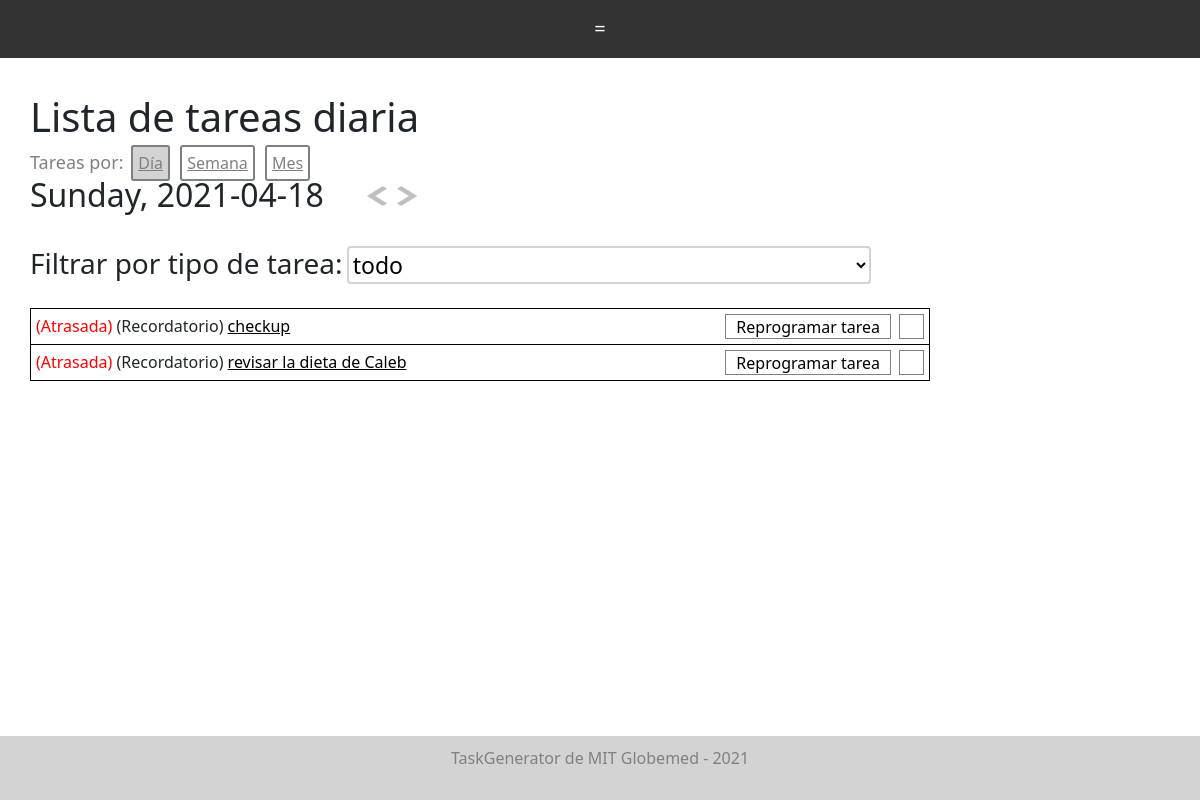
/daily_tasks (signed in), run on the app's committed database.
### models.py (models this page shows)
class Task(Base):
    __tablename__ = "tasks"
    id = Column(Integer, primary_key=True)
    task_type = Column(String, default="Generic")
    creator_id = Column(Integer)
    created_datetime = Column(DateTime)
    created_datestring = Column(String)
    due_datetime = Column(DateTime)
    due_datestring = Column(String)
    birthdate = Column(String)
    name = Column(String)
    dni = Column(String)
    description = Column(String)
    completed = Column(Boolean) # completed or not
    fields = Column(PickleType) # dictionary of strings to strings
    reminders = Column(PickleType) # list of datetimes
    reminder_datestrings = Column(PickleType) # list of datetimes
    color = Column(String)
    items_of_use = Column(PickleType) # list of Inventory Item IDs

### app.py (the view)
@app.route('/daily_tasks')
@check_login_wrapper
def daily_tasks_():
    date = datetime.now().strftime("%Y-%m-%d")
    return render_template("daily_tasks.html", tasks=get_tasks_day(date), col_strings = ["Due Date"], col_vars = ["due_datestring"], task_types=get_task_types(), datestring=date,
        weekday = datetime.strptime(date, "%Y-%m-%d").strftime("%A"), overdue_tasks = get_overdue_tasks(date))

### app.py (called while the page is built)
def check_login_wrapper(func):
    @wraps(func)
    def inner(*args, **kwargs):
        if "language" not in login_session:
            login_session['language'] = 'Spanish'
            UNITS = ["dia", "semana", "mes"]
            WEEKDAYS = ["Lunes", "Martes", "Miercoles", "Jueves", "Viernes", "Sabados", "Domingo"]
        if "username" not in login_session:
            flash("Please login to see that page." if login_session["language"] == "English" else "Inicie sesión para ver esa página")
            return redirect(url_for('login'))
        if "language" not in login_session:
            login_session["language"] = "Spanish"
        return func(*args, **kwargs)
    return inner

### database.py (called while the page is built)
def get_task_types():
    return session.query(TaskType).all()

def get_tasks():
    return session.query(Task).all()

def get_overdue_tasks(datestring):
    date = datetime.strptime(datestring, "%Y-%m-%d")
    tasks = []
    for task in get_tasks():
        if task.due_datetime < date and not task.completed:
            tasks.append(task)
    return tasks

def get_tasks_day(date):
    tasks = []
    for task in get_tasks():
        print("task due", task.due_datestring, task.reminder_datestrings, date)
        if task.due_datestring == date or date in task.reminder_datestrings:
            tasks.append(task)
    return tasks

### templates/daily_tasks.html (shortened to what this page needs)
{% extends "layout.html" %}
{% block body %}
<h1>{{text["Daily Tasks"]}}</h1>
 <span style="font-size: 18px; color: grey;">{{text['Tasks by']}}: </span>
  <a style="background-color: lightgrey; color:grey;" class="pretty-button" href="/daily_tasks/{{datestring}}">{{text['Day']}}</a>
  <a class="pretty-button" href="/weekly_tasks/{{datestring}}">{{text['Week']}}</a>
  <a class="pretty-button" href="/monthly_tasks/{{datestring}}">{{text['Month']}}</a>
  <br>
  <h2 style="display: inline-block; width:330px;"> {{weekday}}, {{datestring}}</h2>
  <a  id="prev_button"><img style="margin-top: -10px; " src="{{url_for('static', filename='arrow_left.png')}}" class="arrow"></a>
  <a  id="next_button"><img style="margin-top: -10px; " src="{{url_for('static', filename='arrow_right.png')}}" class="arrow"></a>
  <br>
  <br>
  <h3 style="display: inline;">{{text['Filter by task type']}}:</h3>
  <select id="task_type" name="task_type" onchange="filterByTaskType()" style="font-size: 23px; border: solid lightgrey 2px; background: none; border-radius: 4px;">
    <option  value="all">{{text['all']}}</option>
  </select>
  <br>
  <br>
  <div id="table-container">
	  <table id="hidden-task-table" style="display: none; width:100%; max-width: 900px;">
    {% for task in overdue_tasks %}
      <tr class="task-row">
        <td>
         <div class="alignleft">
            <span style="color: red;">
              ({{text['Overdue']}})
            </span>
            {% if task.due_datestring != datestring %}
              ({{text['Reminder']}})
            {% endif %}
            {% if task.description|length > 40 %}
                  <span class="desc-col"> <a href="/task/{{task.id}}">{{ task.description[:40] }}</a> <span class="tooltip2">...<span class="tooltiptext">{{ task.description }}</span></span></span>
              {% else %}
                <a href="/task/{{task.id}}"><span class="desc-col"> {{ task.description }} </span></a>
              {% endif %}
            </div>
            <div class="alignright complete-box"  onclick="toggleCompleted({{task.id}})">
            </div>
            <a class="alignright no-underline"  href="/task/{{task.id}}">
              {{text["Update Task"]}}
            </a>
        </td>
        </tr>
    {% endfor %}
    </table>
  </div>
{%endblock%}

### static/style.css (style rules this page uses)
td { padding: 5px; border: 1px solid black; }
.desc-col { width: 150px; max-height: 20px; }
.task-row { max-height: 20px; white-space: nowrap; }

### templates/layout.html (style rules this page uses)
td { padding: 5px; border: 1px solid black; }
.desc-col { width: 150px; max-height: 20px; }
.task-row { max-height: 20px; white-space: nowrap; }
.pretty-button { border: solid 2px grey; color: grey; background-color: transparent; border-radius: 3px; padding: 5px; box-sizing: border-box; margin:3px; }
.arrow { cursor: pointer; width: 20px; height: 20px; margin: 3px; box-sizing: border-box; }

### templates/daily_tasks.html (style rules this page uses)
.task-row td { width: 100%; }
.alignleft { float: left; }
.alignright { float: right; }
.no-underline { border: 1px solid grey; margin-right: 8px; padding-right: 10px; padding-left: 10px; height: 25px; text-decoration: none; }
.complete-box { display: block; height: 25px; width: 25px; min-width: 20px; border: 1px solid gray; }
a { color: black; }

### data on the page
Task: Overdue "Atrasada", Reminder "Recordatorio", description "checkup", text "Reprogramar tarea"
Task: Overdue "Atrasada", Reminder "Recordatorio", description "revisar la dieta de Caleb", text "Reprogramar tarea"

### other printed values
{{ text["Daily Tasks"] }} "Lista de tareas diaria"
{{ text['Tasks by'] }} "Tareas por"
{{ text['Day'] }} "Día"
{{ text['Week'] }} "Semana"
{{ text['Month'] }} "Mes"
{{ weekday }} "Sunday"
{{ datestring }} "2021-04-18"
{{ text['Filter by task type'] }} "Filtrar por tipo de tarea"
{{ text['TaskGenerator by MIT Globemed - 2021'] }} "TaskGenerator de MIT Globemed - 2021"
form field task_type "todo"
